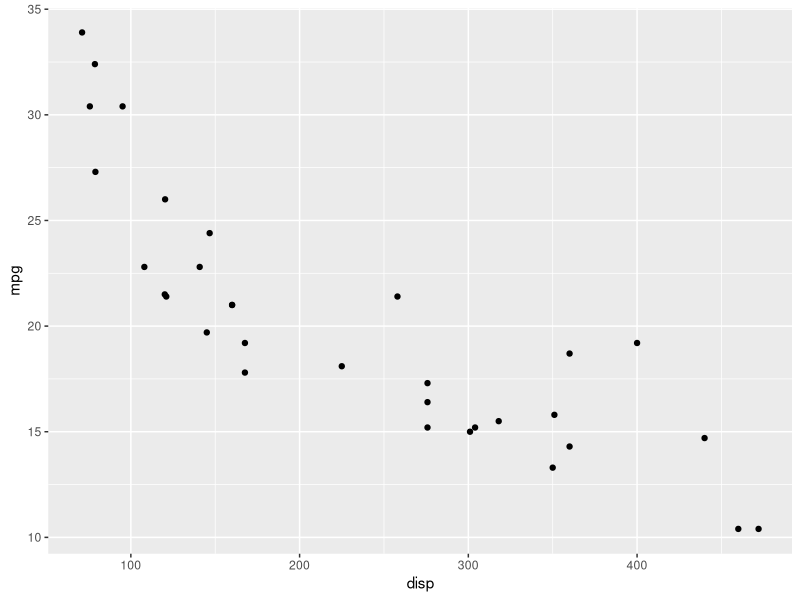
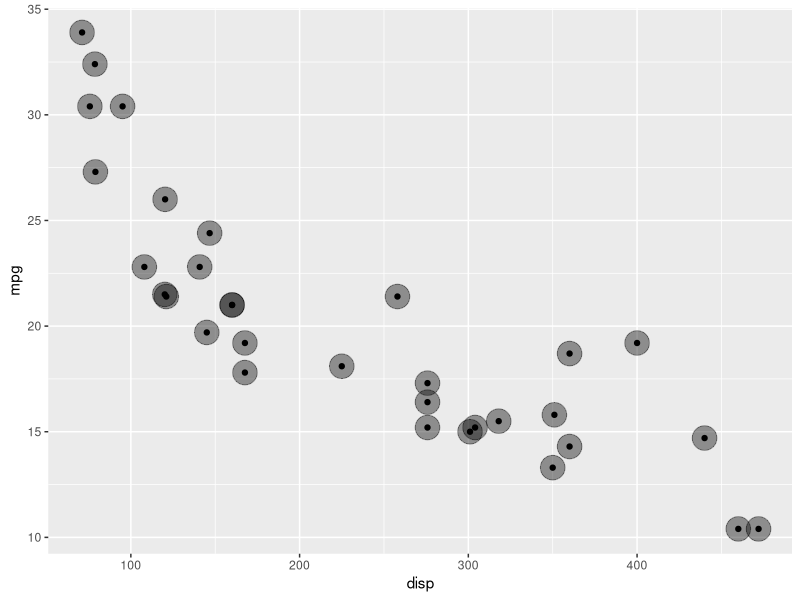
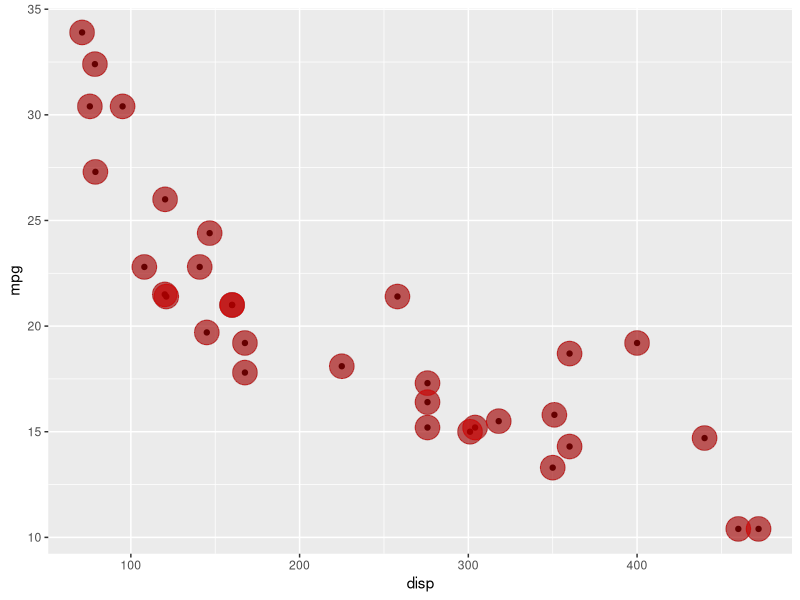
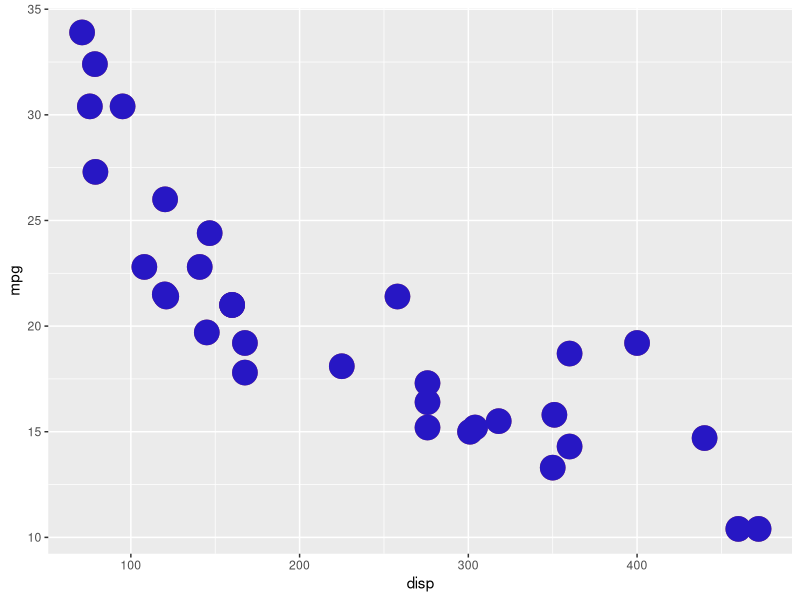
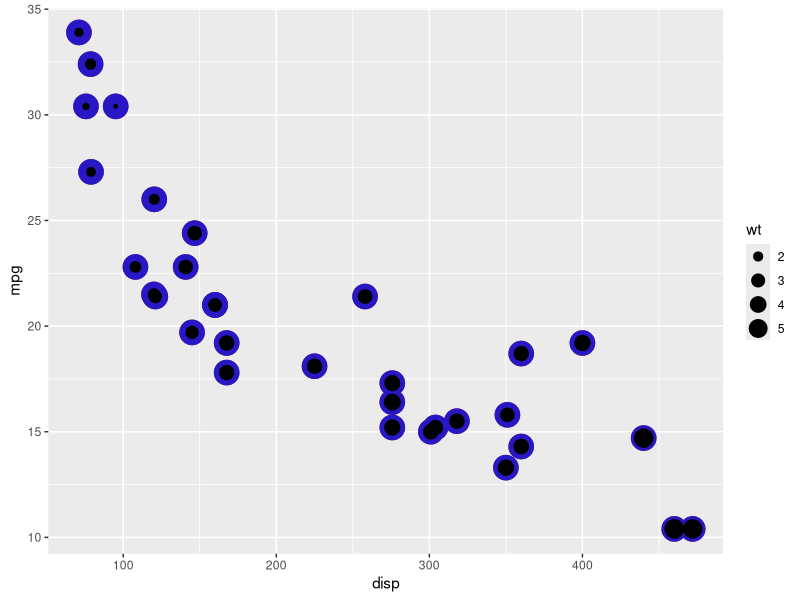
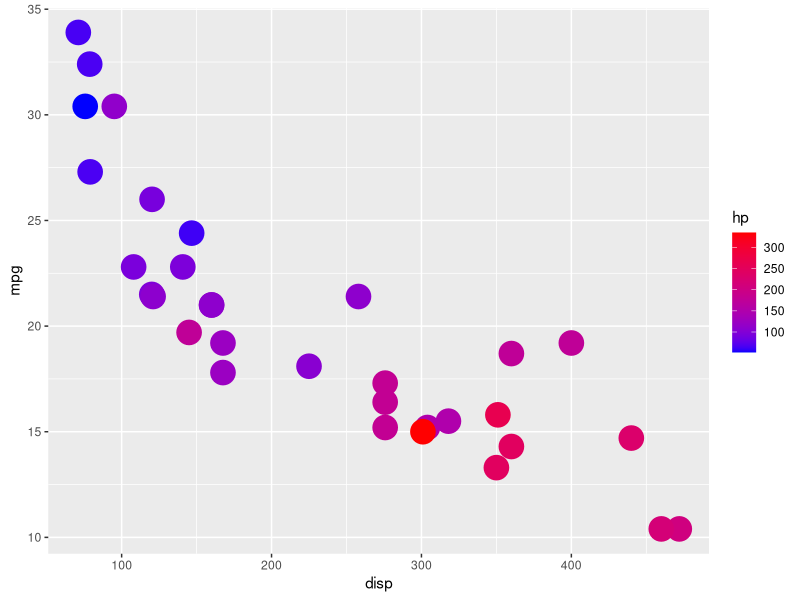

The R script that drew these images, in order:
#Scatterplots es un gráfico con 2 variables continuas

library(ggplot2)

cars_ <- mtcars

graphic_ <- ggplot(cars_, aes(x=disp, y=mpg))

graphic_ <- graphic_ + geom_point()

print(graphic_)
 
graphic_ <- graphic_ + geom_point(size = 8, alpha = 0.4) #Cambiar tamaño de los puntos y transparencia median alpha

print(graphic_)

graphic_ <- graphic_ + geom_point(size = 8, color = "red" ,alpha = 0.4)

print(graphic_)

graphic_ <- graphic_ + geom_point(size = 8, color = "#2717C4")

print(graphic_)

graphic_ <- graphic_ + geom_point(aes(size=wt)) #Configurar tamaño del punto en función a una columna

print(graphic_)

#Combinar tre variables con una gráfica de colores gradientes en función de la columna hp, se compara 3 variables

graphic_2 <- ggplot(cars_, aes(x=disp, y=mpg))

graphic_2 <- graphic_2 + geom_point(size=8, aes(color=hp)) #Colocar el color en función de otra columna

graphic_2 <- graphic_2 + scale_color_gradient(low="blue", high="red") #Colocar la escala de colores de acuerdo a la columna hp

print(graphic_2)